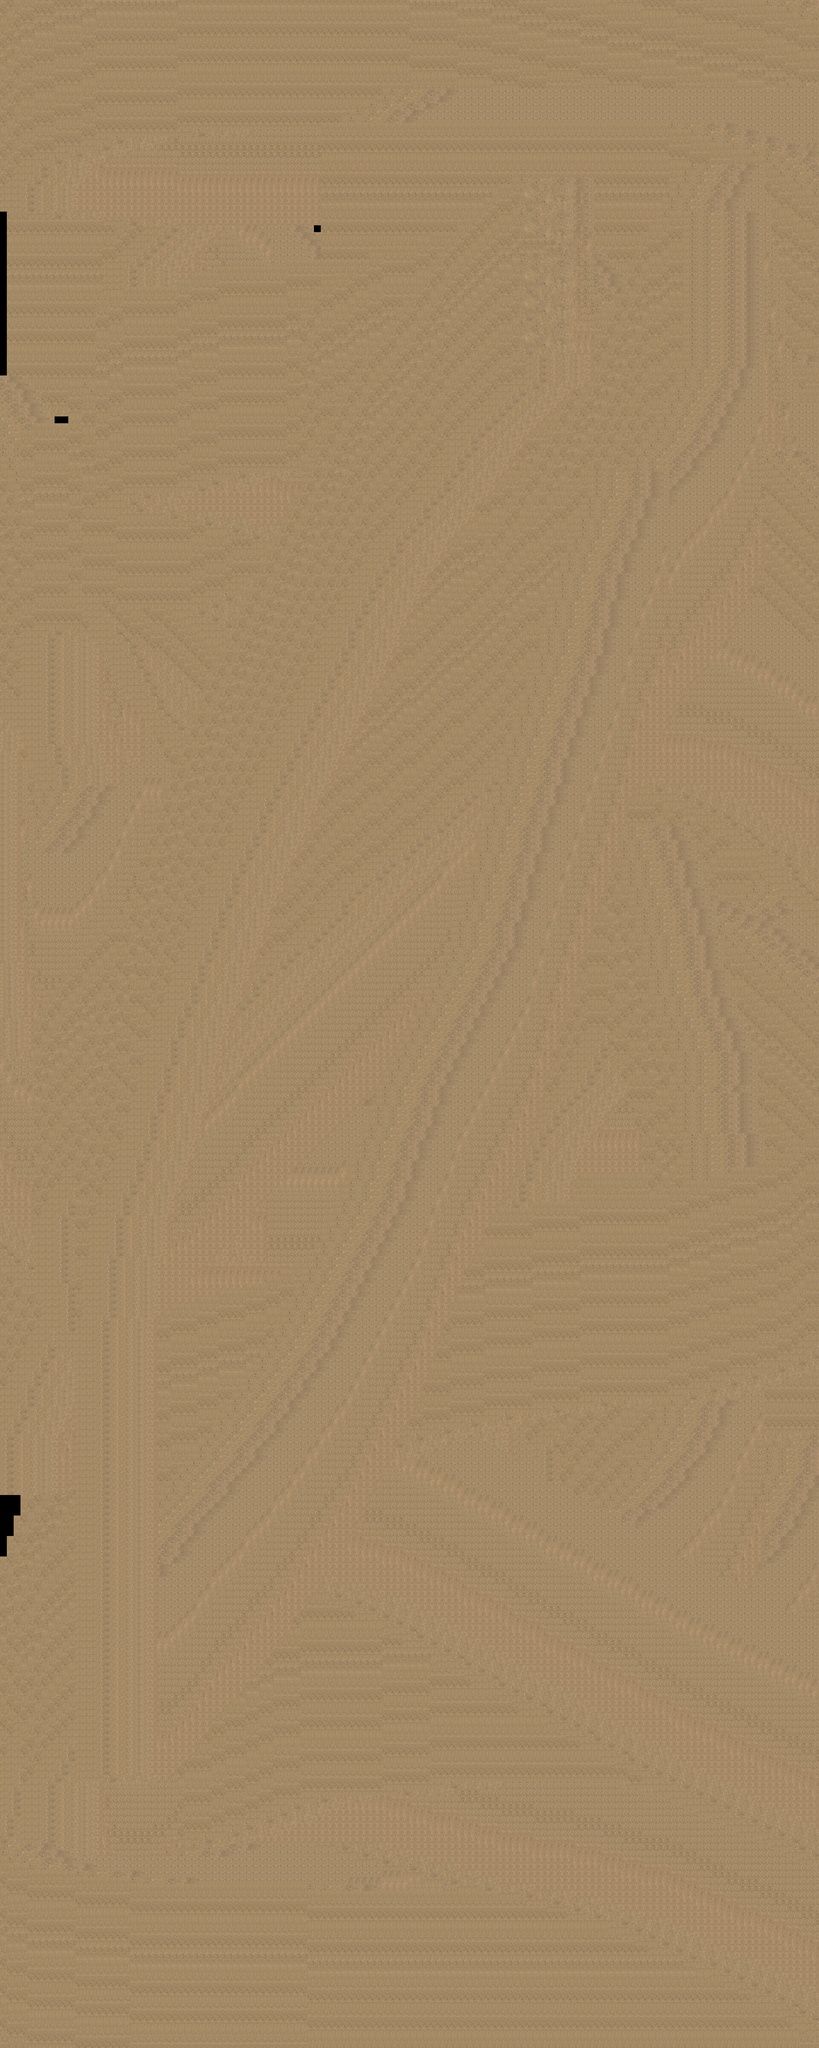

Tiled map render using the project's own tile images. Description and the map definition, with tile-layer contents summarised, below:
An orthogonal 120x300 tile map with 32x32 px tiles, 1 tile layer (Capa de Patrones 1).

<map version="1.2" tiledversion="1.2.2" orientation="orthogonal" renderorder="right-down" width="120" height="300" tilewidth="32" tileheight="32" infinite="0" nextlayerid="3" nextobjectid="1">
 <tileset firstgid="1" source="dirt4.tsx" />
 <layer id="2" name="Capa de Patrones 1" width="120" height="300">
  <data>[36000 cells, 35955 non-empty, 70 distinct tile ids]</data>
 </layer>
</map>
